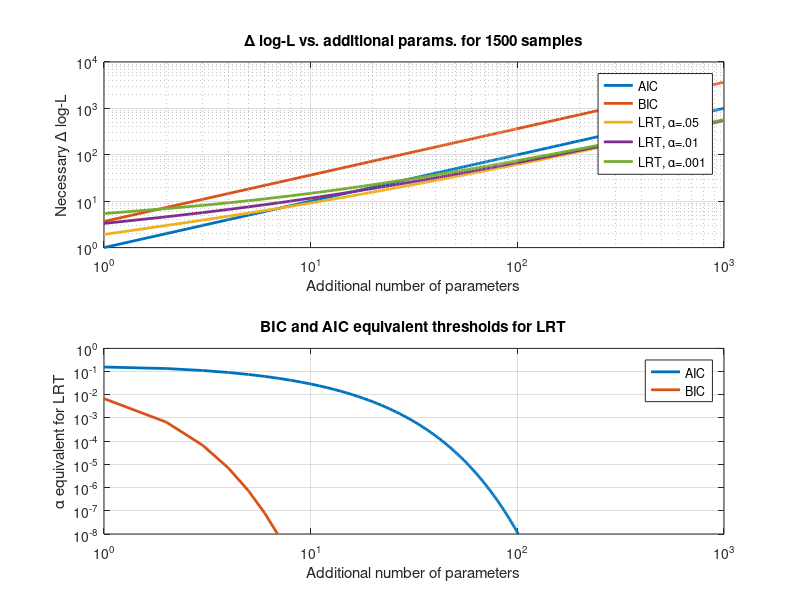

MATLAB code to generate this figure:
%% This script compares succintly the BIC, AIC and LRT criteria for determining model order

figure
subplot(2,1,1)
x=[1:100,100:10:1000];
N=1500;
plot(x,x,'LineWidth',2,'DisplayName','AIC')
hold on
plot(x,x*log(N)/2,'LineWidth',2,'DisplayName','BIC')
plot(x,.5*chi2inv(.95,x),'LineWidth',2,'DisplayName',['LRT, \alpha=.05'])
plot(x,.5*chi2inv(.99,x),'LineWidth',2,'DisplayName',['LRT, \alpha=.01'])
plot(x,.5*chi2inv(.999,x),'LineWidth',2,'DisplayName',['LRT, \alpha=.001'])
xlabel('Additional number of parameters')
ylabel('Necessary \Delta log-L')
title(['\Delta log-L vs. additional params. for ' num2str(N) ' samples'])
set(gca,'XScale','log','YScale','log')
grid on
legend('Location','Best')
subplot(2,1,2)
plot(x,1-chi2cdf(2*x,x),'LineWidth',2,'DisplayName','AIC')
hold on
plot(x,1-chi2cdf(x*log(N),x),'LineWidth',2,'DisplayName','BIC')
xlabel('Additional number of parameters')
ylabel('\alpha equivalent for LRT')
grid on
legend('Location','Best')
set(gca,'XScale','log','YScale','log','YLim',[1e-8 1])
title('BIC and AIC equivalent thresholds for LRT')